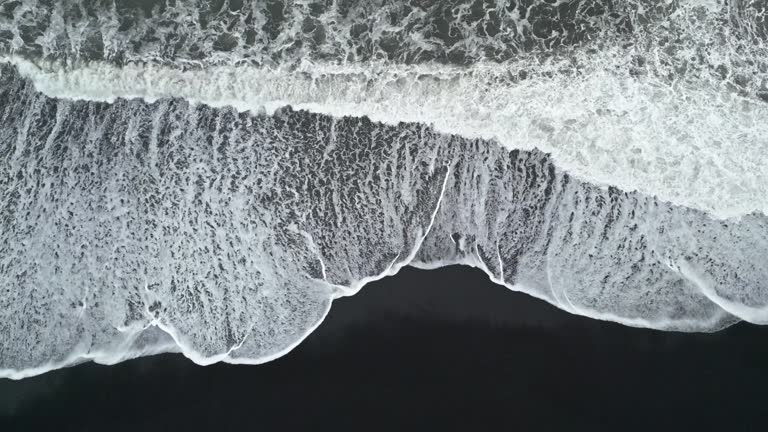
#> input picture wdpo/lab5/beach.jpg, 768 x 432 px, found by its file name
$ python lab5.py
#> lines starting #> are read from the running program, lines starting #| are printed output that depends on the picture
import numpy as np
import cv2 as cv

img = cv.imread("lab5/beach.jpg",cv.IMREAD_GRAYSCALE)
#> img: shape (432, 768); min 15, max 255, mean 128.8

cv.imwrite('beachgs.bmp',img)

def empty_callback(value):
    pass

cv.namedWindow('image')
cv.createTrackbar('Tmin', 'image', 50, 500, empty_callback)
cv.createTrackbar('Tmax', 'image', 150, 500, empty_callback)


Mx=np.array([[1,0,-1],
             [2,0,-2],
             [1,0,-1]])
My=np.array([[1,2,1],
             [0,0,0],
             [-1,-2,-1]])

dstx = cv.filter2D(img,cv.CV_32F,Mx,None,(-1,-1),0,cv.BORDER_DEFAULT) /4
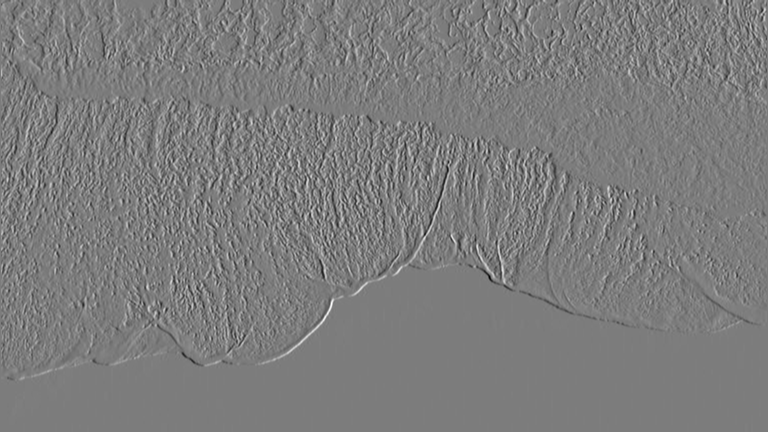
#> dstx: shape (432, 768) float32; min -201.5, max 209.8, mean 0; drawn with min black and max white
dsty = cv.filter2D(img,cv.CV_32F,My,None,(-1,-1),0,cv.BORDER_DEFAULT) /4
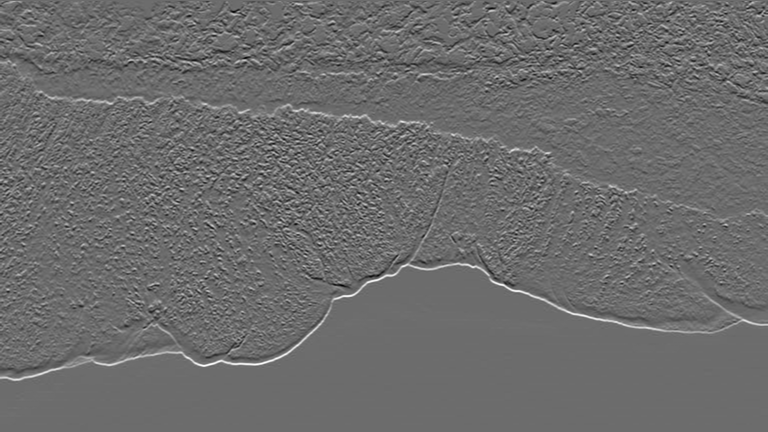
#> dsty: shape (432, 768) float32; min -154.8, max 209.2, mean 0.4; drawn with min black and max white

mag=np.sqrt(dstx**2+dsty**2)/255
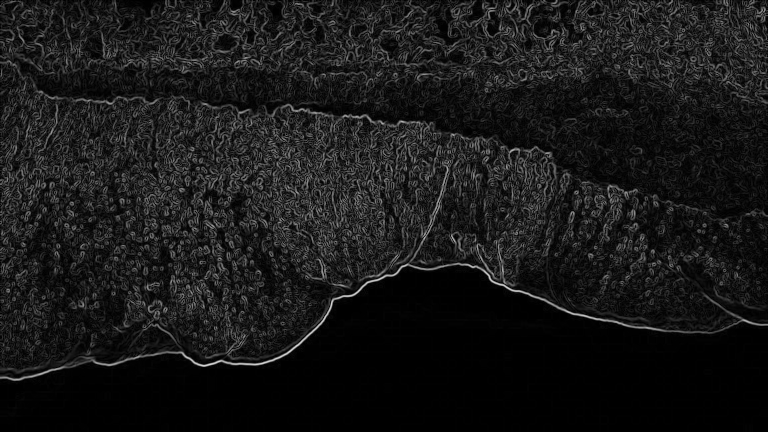
#> mag: shape (432, 768) float32; min 0, max 0.861, mean 0.0972


while(1):
    cv.imshow('image',mag)
    if cv.waitKey(20) & 0xFF == 27:
#> (key Esc is pressed here)
        break
cv.destroyAllWindows()
